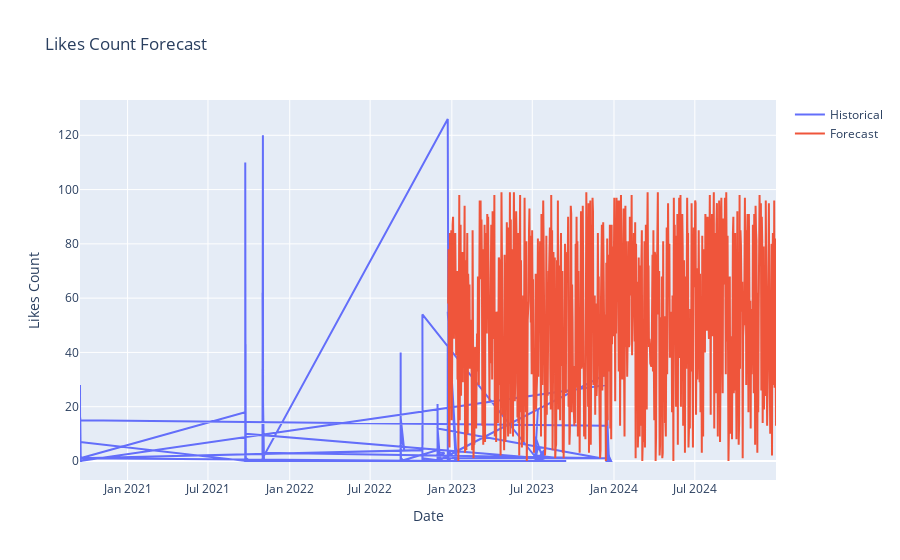

The cell this chart's notebook holds for it:
### Code cell
# Visualization


import plotly.graph_objs as go
import warnings
warnings.filterwarnings("ignore", category=FutureWarning)



# Convert Index objects to Series objects
historical_dates = pd.Series(data.index, name='Date')
future_dates_series = pd.Series(future_dates, name='Date')

future_dates = pd.date_range(start=data.index[-1] + pd.Timedelta(days=1), end='2024-12-31')

# Define future likes (replace this with your actual forecasting model)
future_likes = np.random.randint(0, 100, size=len(future_dates))  # Replace with actual model


# Create interactive visualization
fig = go.Figure(data=[
    go.Scatter(x=historical_dates, y=data['likesCount'], name='Historical'),
    go.Scatter(x=future_dates_series, y=future_likes, name='Forecast')
])

fig.update_layout(title='Likes Count Forecast', xaxis_title='Date', yaxis_title='Likes Count')
plt.savefig('Likes Count Forecast_3.jpeg')
fig.show()

### Figure 1 — Plotly figure (JSON) as saved in the notebook; plotly's stock layout.template omitted (floating-point values rounded to 4 significant figures; data arrays with more than 128 entries replaced by an {"elided": "..."} marker saying what was removed)
{"data": [{"name": "Historical", "type": "scatter", "x": {"elided": "522 str values"}, "y": {"elided": "522 int values"}}, {"name": "Forecast", "type": "scatter", "x": {"elided": "739 str values"}, "y": {"elided": "739 int values"}}], "layout": {"autosize": true, "title": {"text": "Likes Count Forecast"}, "xaxis": {"autorange": true, "range": ["2020-09-15 21:25:05", "2024-12-30 17:00:08"], "title": {"text": "Date"}, "type": "date"}, "yaxis": {"autorange": true, "range": [-7, 133], "title": {"text": "Likes Count"}, "type": "linear"}}}
